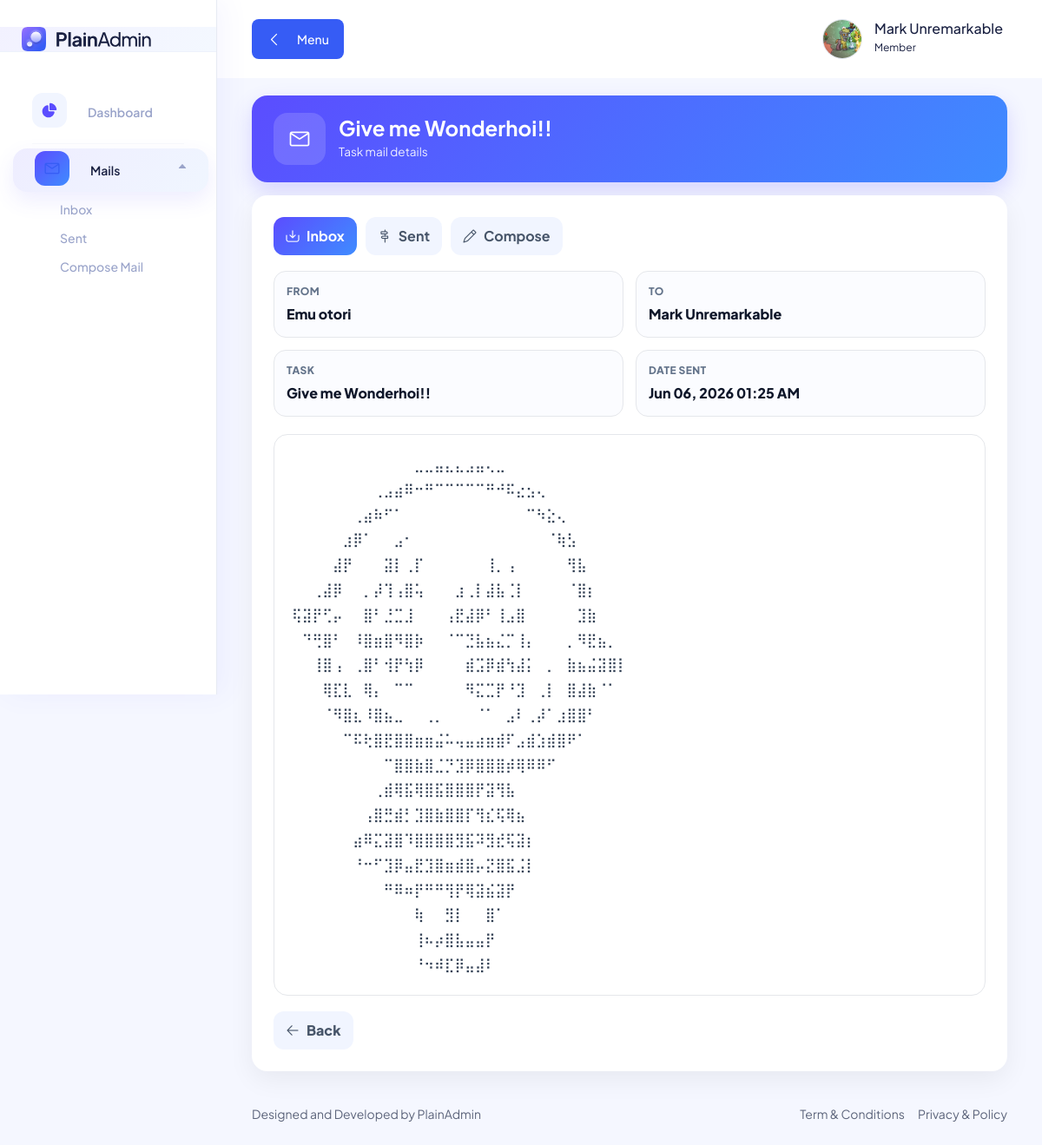
The app's page /pages/mails/view.mail.php?id=11&box=inbox (signed in) with its own data.
### tables this page shows
CREATE TABLE `users_tbl` (
  `user_id` int(11) NOT NULL AUTO_INCREMENT,
  `full_name` varchar(100) NOT NULL,
  `username` varchar(100) NOT NULL,
  `email` varchar(100) NOT NULL,
  `password` varchar(100) NOT NULL,
  `role` int(11) NOT NULL DEFAULT 2,
  `bio` varchar(255) DEFAULT NULL,
  `profile` varchar(255) DEFAULT NULL,
  PRIMARY KEY (`user_id`)
);

CREATE TABLE `mails_tbl` (
  `mail_id` int(11) NOT NULL AUTO_INCREMENT,
  `sender_id` int(11) NOT NULL,
  `task_id` int(11) NOT NULL,
  `message` text NOT NULL,
  `is_read` tinyint(1) NOT NULL DEFAULT 0,
  `read_at` datetime DEFAULT NULL,
  `created_at` timestamp NOT NULL DEFAULT current_timestamp(),
  `receiver_id` int(11) NOT NULL,
  PRIMARY KEY (`mail_id`),
  KEY `mails_sender_idx` (`sender_id`),
  KEY `mails_receiver_idx` (`receiver_id`),
  KEY `mails_task_idx` (`task_id`),
  KEY `mails_created_at_idx` (`created_at`),
  CONSTRAINT `mails_receiver_fk` FOREIGN KEY (`receiver_id`) REFERENCES `users_tbl` (`user_id`) ON DELETE CASCADE,
  CONSTRAINT `mails_sender_fk` FOREIGN KEY (`sender_id`) REFERENCES `users_tbl` (`user_id`) ON DELETE CASCADE,
  CONSTRAINT `mails_task_fk` FOREIGN KEY (`task_id`) REFERENCES `tasks_tbl` (`task_id`) ON DELETE CASCADE
);

CREATE TABLE `tasks_tbl` (
  `task_id` int(11) NOT NULL AUTO_INCREMENT,
  `task_name` varchar(100) NOT NULL,
  `task_description` varchar(100) NOT NULL,
  `task_status` int(11) NOT NULL DEFAULT 1,
  `task_attachment` varchar(255) DEFAULT NULL,
  `task_submit` varchar(255) DEFAULT NULL,
  `submission_text` text DEFAULT NULL,
  `submitted_by` varchar(255) DEFAULT '',
  `submitted_at` datetime DEFAULT NULL,
  PRIMARY KEY (`task_id`)
);

### includes/utils/user.utils.php (called while the page is built, shortened)
<?php
function get_user_profile_image($conn, $user_id) : string {
    $all_users = mysqli_query($conn, "SELECT * FROM users_tbl WHERE user_id = '$user_id'");
    $user = mysqli_fetch_array($all_users);
    return "/task_management/uploads/profiles/" . $user['profile'];
}

### pages/mails/view.mail.php (the view, shortened to what this page needs)
<?php require_once "../../includes/conn.php"; ?>
<?php include_once "../../includes/utils/user.utils.php"; ?>
<?php
$current_user_id = (int) $_SESSION['user_id'];
$mail_id = isset($_GET['id']) ? (int) $_GET['id'] : 0;
$box = ($_GET['box'] ?? 'inbox') === 'sent' ? 'sent' : 'inbox';
$mail_query = mysqli_query($conn, "
    SELECT mails_tbl.*,
           sender.full_name AS sender_name,
           receiver.full_name AS receiver_name,
           tasks_tbl.task_name,
           tasks_tbl.task_description
    FROM mails_tbl
    INNER JOIN users_tbl sender ON sender.user_id = mails_tbl.sender_id
    INNER JOIN users_tbl receiver ON receiver.user_id = mails_tbl.receiver_id
    INNER JOIN tasks_tbl ON tasks_tbl.task_id = mails_tbl.task_id
    WHERE mails_tbl.mail_id = '$mail_id'
    AND (mails_tbl.sender_id = '$current_user_id' OR mails_tbl.receiver_id = '$current_user_id')
");
$mail = mysqli_fetch_assoc($mail_query);
?>
<!DOCTYPE html>
<html lang="en">
<head>
    <?php include_once "../../includes/components/links.php"; ?>
</head>
<body>
    <?php include_once "../../includes/elements/sidebar.php"; ?>
    <main class="main-wrapper">
        <?php include_once "../../includes/elements/navbar.php"; ?>
        <section class="section">
            <div class="container-fluid">
                <div class="page-header">
                    <div class="header-icon"><i class="lni lni-envelope"></i></div>
                    <div>
                        <h2 class="header-title"><?php echo htmlspecialchars($mail['task_name']); ?></h2>
                        <p class="header-subtitle">Task mail details</p>
                    </div>
                </div>
                <div class="mail-card">
                    <div class="mail-tabs">
                        <a class="mail-tab <?php echo $box == 'inbox' ? 'active' : ''; ?>" href="inbox.php"><i class="lni lni-inbox"></i> Inbox</a>
                        <a class="mail-tab <?php echo $box == 'sent' ? 'active' : ''; ?>" href="sent.php"><i class="lni lni-direction-alt"></i> Sent</a>
                        <a class="mail-tab" href="compose.mail.php?task_id=<?php echo $mail['task_id']; ?>"><i class="lni lni-pencil"></i> Compose</a>
                    </div>
                    <div class="meta-grid">
                        <div class="meta-item">
                            <div class="meta-label">From</div>
                            <div class="meta-value"><?php echo htmlspecialchars($mail['sender_name']); ?></div>
                        </div>
                        <div class="meta-item">
                            <div class="meta-label">To</div>
                            <div class="meta-value"><?php echo htmlspecialchars($mail['receiver_name']); ?></div>
                        </div>
                        <div class="meta-item">
                            <div class="meta-label">Task</div>
                            <div class="meta-value"><?php echo htmlspecialchars($mail['task_name']); ?></div>
                        </div>
                        <div class="meta-item">
                            <div class="meta-label">Date Sent</div>
                            <div class="meta-value"><?php echo date('M d, Y h:i A', strtotime($mail['created_at'])); ?></div>
                        </div>
                    </div>
                    <div class="message-box">
                        <?php echo nl2br(htmlspecialchars($mail['message'])); ?>
                    </div>
                    <a class="btn-back" href="<?php echo $box == 'sent' ? 'sent.php' : 'inbox.php'; ?>">
                        <i class="lni lni-arrow-left"></i> Back
                    </a>
                </div>
            </div>
        </section>
        <?php include_once "../../includes/elements/footer.php"; ?>
    </main>
</body>
</html>

### includes/elements/navbar.php (shortened to what this page needs)
<header class="header">
    <div class="container-fluid">
        <div class="row">
            <div class="col-lg-5 col-md-5 col-6">
                <div class="header-left d-flex align-items-center">
                    <div class="menu-toggle-btn mr-15">
                        <button id="menu-toggle" class="main-btn primary-btn btn-hover">
                            <i class="lni lni-chevron-left me-2"></i> Menu
                        </button>
                    </div>
                </div>
            </div>
            <div class="col-lg-7 col-md-7 col-6">
                <div class="header-right">
                    <div class="profile-box ml-15">
                        <button class="dropdown-toggle bg-transparent border-0" type="button" id="profile"
                            data-bs-toggle="dropdown" aria-expanded="false">
                            <div class="profile-info">
                                <div class="info">
                                    <img class="image"
                                        src="<?php echo get_user_profile_image($conn, $_SESSION['user_id']); ?>"
                                        alt="<?php echo $_SESSION['fullname']; ?>" />
                                    <div>
                                        <h6 class="fw-500">
                                            <?php echo $_SESSION['fullname']; ?>
                                        </h6>
                                        <p>
                                            <?php echo $_SESSION['role']; ?>
                                        </p>
                                    </div>
                                </div>
                            </div>
                        </button>
                    </div>
                </div>
            </div>
        </div>
    </div>
</header>

### assets/css/fullcalendar.css (style rules this page uses)
:root { --fc-daygrid-event-dot-width:8px;--fc-list-event-dot-width:10px;--fc-list-event-hover-bg-color:#f5f5f5 }

### pages/mails/view.mail.php (style rules this page uses)
:root { --primary:#5b4dff; --secondary:#3f8cff; --muted:#64748b; --border:#e5e7eb; }
body { background:#f5f7ff; }
.page-header { background:linear-gradient(135deg,var(--primary),var(--secondary)); border-radius:18px; padding:20px 25px; color:#fff; display:flex; align-items:center; gap:15px; box-shadow:0 10px 25px rgba(91,77,255,.20); margin-top:20px; }
.header-icon { width:60px; height:60px; border-radius:16px; background:rgba(255,255,255,.15); display:flex; align-items:center; justify-content:center; font-size:24px; }
.header-title { font-size:1.5rem; font-weight:700; color:#fff; margin:0; }
.header-subtitle { margin:0; font-size:.85rem; opacity:.9; }
.mail-card { background:#fff; border-radius:18px; padding:25px; margin-top:15px; box-shadow:0 10px 30px rgba(0,0,0,.06); }
.mail-tabs { display:flex; gap:10px; flex-wrap:wrap; margin-bottom:18px; }
.mail-tab { display:inline-flex; align-items:center; gap:8px; padding:10px 14px; border-radius:12px; text-decoration:none; font-weight:700; color:#475569; background:#f1f5ff; }
.mail-tab.active { color:#fff; background:linear-gradient(135deg,var(--primary),var(--secondary)); }
.meta-grid { display:grid; grid-template-columns:repeat(2,minmax(0,1fr)); gap:14px; margin-bottom:20px; }
.meta-item { border:1px solid var(--border); border-radius:14px; padding:14px; background:#fbfcff; }
.meta-label { color:var(--muted); font-size:12px; text-transform:uppercase; font-weight:800; letter-spacing:.4px; margin-bottom:5px; }
.meta-value { color:#0f172a; font-weight:800; }
.message-box { border:1px solid var(--border); border-radius:16px; padding:20px; color:#334155; line-height:1.8; background:#fff; min-height:180px; }
.btn-back { display:inline-flex; align-items:center; gap:8px; margin-top:18px; padding:10px 14px; border-radius:12px; background:#f1f5ff; color:#475569; font-weight:800; text-decoration:none; }

### records on screen
users_tbl: profile (picture)
mails_tbl: task.task_name "Give me Wonderhoi!!", sender.full_name "Emu otori", receiver.full_name "Mark Unremarkable", created_at "Jun 06, 2026 01:25 AM", message "⠀⠀⠀⠀⠀⠀⠀⠀⠀⠀⠀⠀⣀⣀⣤⣄⣄⣠⣤⢄⣀⠀⠀⠀⠀⠀⠀⠀⠀⠀⠀⠀⠀ ⠀⠀⠀⠀⠀⠀⠀⠀⢀⣠⣴⠿⠒⠛⠉⠉⠉⠉⠉⠛⠚⠯⣔⣢⢄⠀⠀⠀⠀⠀⠀⠀⠀ ⠀⠀⠀⠀⠀⠀⢀⣴⠷⠋⠁⠀⠀⠀⠀⠀⠀⠀⠀⠀⠀⠀⠀⠉⠳⣕⢄⠀⠀⠀⠀⠀⠀ ⠀⠀⠀⠀⠀⣰⡿⠁⠀⠀⣠⠂⠀⠀⠀⠀⠀⠀⠀⠀⠀⠀⠀⠀⠀⠈⢷⣣⠀⠀⠀⠀⠀ ⠀⠀⠀⠀⣼⡟⠀⠀⠀⣽⡇⢀⡏⠀⠀⠀⠀⠀⠀⢸⡀⢠⠀⠀⠀⠀⠀⢻⣧⠀⠀⠀⠀ ⠀⠀⢀⣼⡿⠀⠀⡀⡼⢹⢠⣿⢥⠀⠀⠀⣰⢀⡇⣼⣧⢈⡇⠀⠀⠀⠀⠈⣿⡆⠀⠀⠀ ⢯⣽⡟⢋⡤⠀⠀⣿⠃⣘⣉⣸⠀⠀⠀⢠⣟⣼⡿⠃⢸⣠⣿⠀⠀⠀⠀⠀⣹⣷⠀⠀⠀ ⠀⠙⢛⣿⠃⠀⠸⣿⣶⣿⠻⣿⡷⠀⠀⠈⠉⣙⣧⣦⣌⡉⢸⡄⠀⠀⠀⡀⠻⣟⣦⡀⠀ ⠀⠀⢸⣿⢠⠀⢀⣿⠃⢺⡟⢳⡿⠀⠀⠀⠀⣾⣩⡿⣾⢳⣼⡅⠀⡀⠀⣷⣦⣬⣽⣿⡇ ⠀⠀⠀⢿⣏⣇⠀⢿⡄⠀⠉⠉⠀⠀⠀⠀⠀⠻⣍⣉⡟⠘⣹⠀⢀⡇⠀⣿⣼⣷⠈⠁⠀ ⠀⠀⠀⠈⠻⣿⣆⠸⣿⣦⣀⠀⠀⢀⡀⠀⠀⠀⠈⠁⠀⣠⠇⢀⡼⠁⣰⣿⣿⠃⠀⠀⠀ ⠀⠀⠀⠀⠀⠉⠯⢗⣿⣟⣿⣿⣶⣶⣬⠥⢤⣤⣴⣶⣾⠏⣠⣾⣱⣾⣿⠟⠁⠀⠀⠀⠀ ⠀⠀⠀⠀⠀⠀⠀⠀⠀⠉⣿⣿⣷⣿⣈⡙⣹⡿⣿⣿⣿⡾⢿⠿⠿⠋⠀⠀⠀⠀⠀⠀⠀ ⠀⠀⠀⠀⠀⠀⠀⠀⢀⣾⢿⣯⢿⣿⣯⣿⣿⣿⡟⣽⢻⣧⠀⠀⠀⠀⠀⠀⠀⠀⠀⠀⠀ ⠀⠀⠀⠀⠀⠀⠀⢠⣿⣛⣾⡃⣹⣿⣷⣿⣿⡏⢻⣎⢯⢿⣦⠀⠀⠀⠀⠀⠀⠀⠀⠀⠀ ⠀⠀⠀⠀⠀⠀⣴⠿⣍⣽⣿⠹⣿⣿⣿⣿⣻⣯⠽⣻⣞⢯⣽⡆⠀⠀⠀⠀⠀⠀⠀⠀⠀ ⠀⠀⠀⠀⠀⠀⠘⠒⠋⣹⡿⣤⣟⣹⣿⣶⣾⣿⡤⣝⣿⣯⣨⡇⠀⠀⠀⠀⠀⠀⠀⠀⠀ ⠀⠀⠀⠀⠀⠀⠀⠀⠀⠛⠿⠶⡟⠛⠛⢻⡟⢿⣽⣮⣽⡟⠀⠀⠀⠀⠀⠀⠀⠀⠀⠀⠀ ⠀⠀⠀⠀⠀⠀⠀⠀⠀⠀⠀⠀⢷⠀⠀⣻⡇⠀⠀⣿⠁⠀⠀⠀⠀⠀⠀⠀⠀⠀⠀⠀⠀ ⠀⠀⠀⠀⠀⠀⠀⠀⠀⠀⠀⠀⢸⠦⡴⣿⣧⣤⣤⡟⠀⠀⠀⠀⠀⠀⠀⠀⠀⠀⠀⠀⠀…"

### other values on screen
$_SESSION['fullname'] "Mark Unremarkable"
$_SESSION['role'] "Member"
